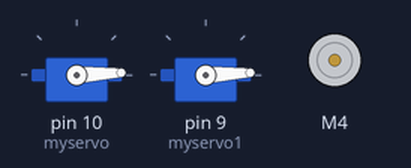
Simulated run of this sketch. Board: Arduino Uno, built with avr-gcc and run on an emulated ATmega328P. Shown: 2 × servo, DC motor (green arrow = forward, orange = backward, longer = faster).

Above: at 0.05 s.
At 2.15 s:
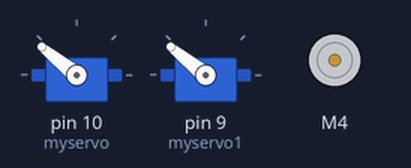
At 3.85 s:
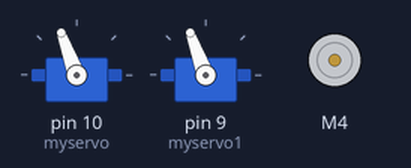
At 7.65 s:
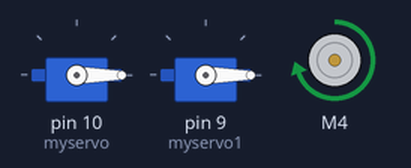
At 11.55 s:
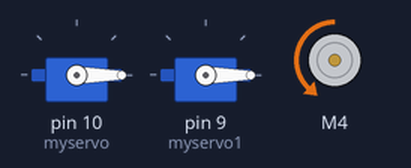
At 15.25 s:
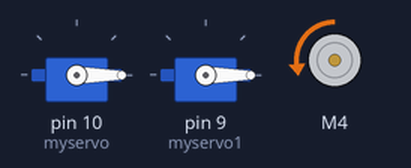
Timing chart, 0 to 21.7 s (numbered marks = the images above):
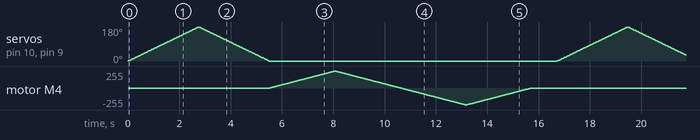

The sketch:

2servoandonegearmotor.ino
```cpp
#include <Servo.h>
#include <AFMotor.h>

Servo myservo,myservo1,motor1;
AF_DCMotor motor(4); // create servo object to control a servo
// twelve servo objects can be created on most boards

int pos = 0;    // variable to store the servo position

void setup() {
  myservo.attach(10); // attaches the servo on pin 9 to the servo objec
  myservo1.attach(9); // attaches the servo1 on pin 9 to the servo objec
  motor.setSpeed(200);
	motor.run(RELEASE);
}

void loop() {
  uint8_t i;
  for (pos = 0; pos <= 180; pos += 1) { // goes from 0 degrees to 180 degrees
    // in steps of 1 degree
    myservo.write(pos);
    myservo1.write(pos);
    motor1.write(pos);              // tell servo to go to position in variable 'pos'
    delay(15);                       // waits 15ms for the servo to reach the position
  }
  for (pos = 180; pos >= 0; pos -= 1) { // goes from 180 degrees to 0 degrees
    myservo.write(pos);
    myservo1.write(pos);
    motor1.write(pos);              // tell servo to go to position in variable 'pos'
    delay(15);                       // waits 15ms for the servo to reach the position
  }
  // Turn on motor
	motor.run(FORWARD);

	// Accelerate from zero to maximum speed
	for (i=0; i<255; i++)
	{
		motor.setSpeed(i);
		delay(10);
	}

	// Decelerate from maximum speed to zero
	for (i=255; i!=0; i--)
	{
		motor.setSpeed(i);
		delay(10);
	}
// Now change motor direction
	motor.run(BACKWARD);

	// Accelerate from zero to maximum speed
	for (i=0; i<255; i++)
	{
		motor.setSpeed(i);
		delay(10);
	}

	// Decelerate from maximum speed to zero
	for (i=255; i!=0; i--)
	{
		motor.setSpeed(i);
		delay(10);
	}

	// Now turn off motor
	motor.run(RELEASE);
	delay(1000);
}
```
